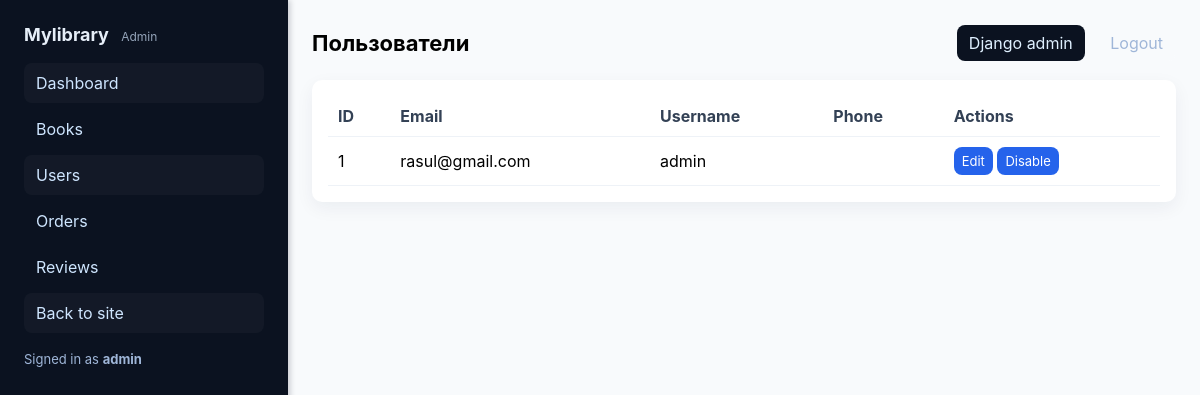
Before: /adminpanel/users/ (signed in) with the older database file.
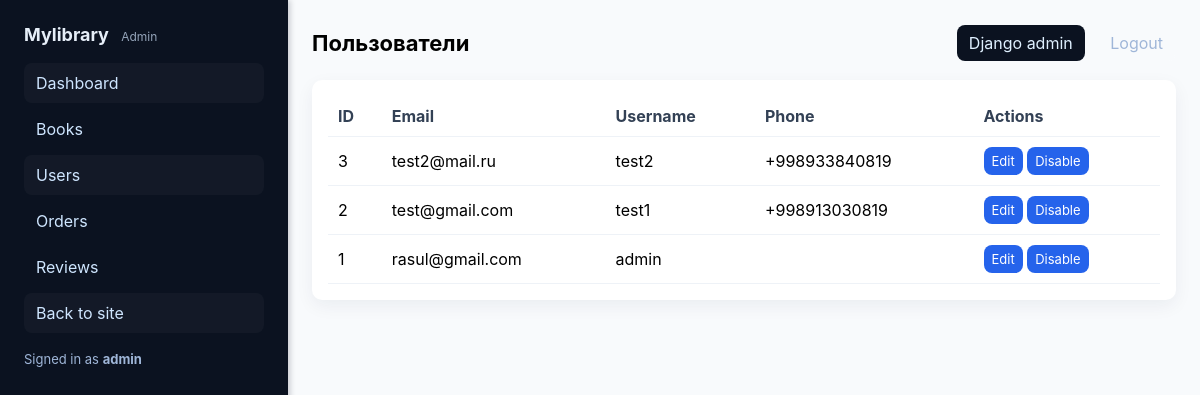
After: the same page with the newer database file.
### shop/models.py (models this page shows)
class CustomUser(AbstractUser):
    email = models.EmailField(unique=True,
                              verbose_name='Электронная почта:')
    phone_number = models.CharField(max_length=15,
                                    verbose_name='Номер телефона:')
    address = models.CharField(max_length=255,
                               verbose_name='Адрес доставки:')
    image = models.ImageField(upload_to='users/',
                              verbose_name='Фото пользователя:',
                              null=True, blank=True)
    USERNAME_FIELD = 'email'
    REQUIRED_FIELDS = ['username']

### adminpanel/views.py (the view)
	def _wrapped(request, *args, **kwargs):
		if not request.user.is_authenticated:
			return redirect('login')
		if not request.user.is_staff:
			return redirect('homepage')
		return view_func(request, *args, **kwargs)

### adminpanel/views.py (called while the page is built)
def _staff_required(view_func):
	def _wrapped(request, *args, **kwargs):
		if not request.user.is_authenticated:
			return redirect('login')
		if not request.user.is_staff:
			return redirect('homepage')
		return view_func(request, *args, **kwargs)
	return _wrapped

@_staff_required
def users_list(request):
	users = CustomUser.objects.all().order_by('-id')
	return render(request, 'adminpanel/users.html', {'users': users})

### templates/adminpanel/users.html (shortened to what this page needs)
{% extends 'adminpanel/base.html' %}
{% block header %}Пользователи{% endblock %}
{% block content %}
<div class="panel">
    <div class="table-wrap">
        <table>
            <thead>
                <tr><th>ID</th><th>Email</th><th>Username</th><th>Phone</th><th>Actions</th></tr>
            </thead>
            <tbody>
                {% for u in users %}
                <tr>
                    <td>{{ u.id }}</td>
                    <td>{{ u.email }}</td>
                    <td>{{ u.username }}</td>
                    <td>{{ u.phone_number }}</td>
                    <td>
                        <a href="{% url 'adminpanel:user_edit' u.id %}" class="btn small">Edit</a>
                        <a href="{% url 'adminpanel:user_toggle' u.id %}" class="btn small muted">{% if u.is_active %}Disable{% else %}Enable{% endif %}</a>
                    </td>
                </tr>
                {% endfor %}
            </tbody>
        </table>
    </div>
</div>
{% endblock %}

### templates/adminpanel/base.html (shortened to what this page needs)
{% load static %}
<!doctype html>
<html lang="ru">
<head>
    <link rel="stylesheet" href="{% static 'adminpanel/admin.css' %}">
</head>
<body>
    <div class="admin-shell">
        <aside class="admin-sidebar">
            <div class="brand">Mylibrary <span class="muted">Admin</span></div>
            <nav>
                <a href="{% url 'adminpanel:dashboard' %}" class="nav-item">Dashboard</a>
                <a href="{% url 'adminpanel:books' %}" class="nav-item">Books</a>
                <a href="{% url 'adminpanel:users' %}" class="nav-item">Users</a>
                <a href="{% url 'adminpanel:orders' %}" class="nav-item">Orders</a>
                <a href="{% url 'adminpanel:reviews' %}" class="nav-item">Reviews</a>
                <a href="{% url 'homepage' %}" class="nav-item">Back to site</a>
            </nav>
            <div class="sidebar-footer">Signed in as <strong>{{ request.user.username }}</strong></div>
        </aside>
        <main class="admin-main">
            <header class="admin-header">
                <h1>{% block header %}Admin{% endblock %}</h1>
                <div class="actions">
                    <a href="{% url 'admin:index' %}" class="btn">Django admin</a>
                    <a href="{% url 'logout' %}" class="btn muted">Logout</a>
                </div>
            </header>
            <section class="admin-content">
                {% block content %}{% endblock %}
            </section>
        </main>
    </div>
</body>
</html>

Changed rows visible on the page:
added CustomUser: id "3", email "test2@mail.ru", username "test2", phone_number "+998933840819", is_active "Disable"
added CustomUser: id "2", email "test@gmail.com", username "test1", phone_number "+998913030819", is_active "Disable"
